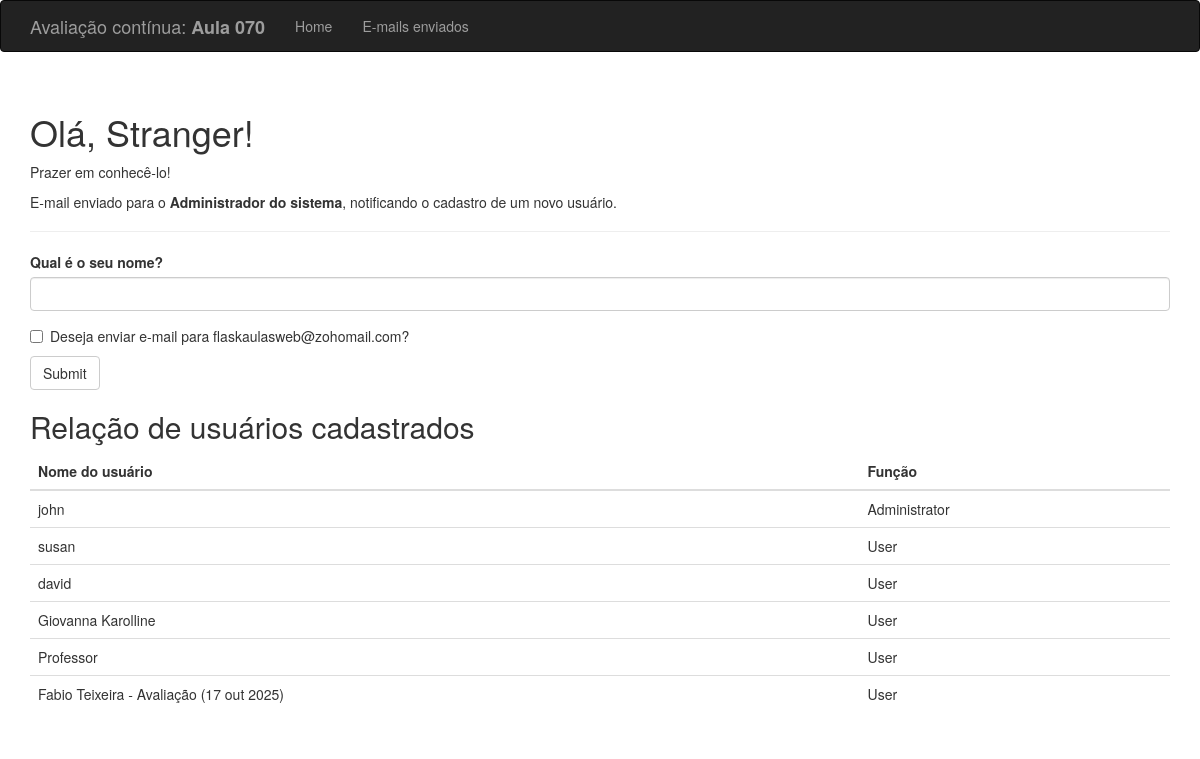
Before: / with the older database file.
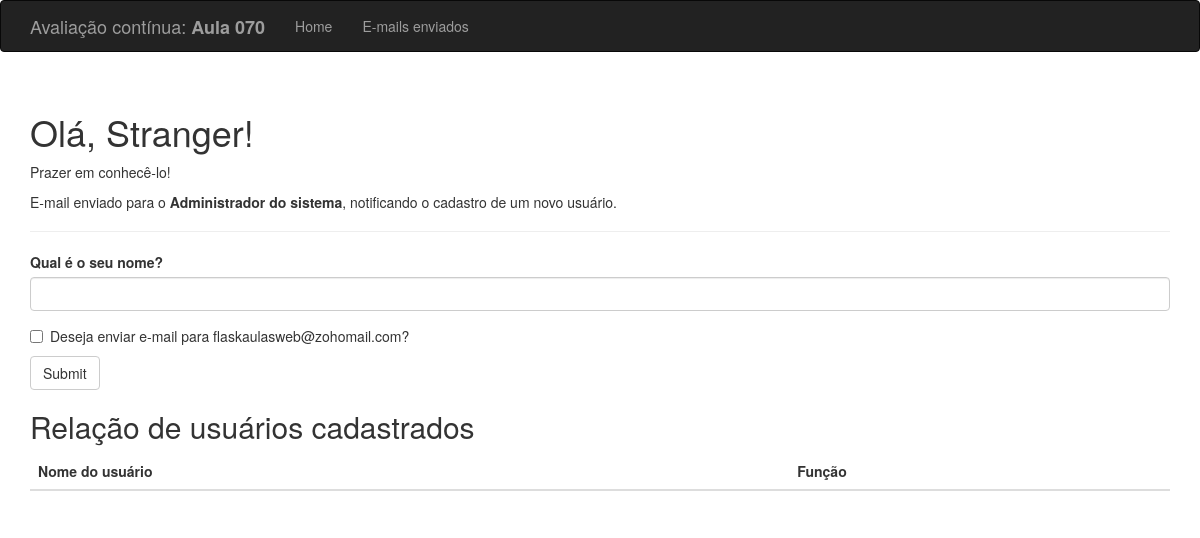
After: the same page with the newer database file.
### hello.py (models this page shows, shortened)
class User(db.Model):
    __tablename__ = 'users'
    id = db.Column(db.Integer, primary_key=True)
    username = db.Column(db.String(64), unique=True, index=True)
    role_id = db.Column(db.Integer, db.ForeignKey('roles.id'))

class Role(db.Model):
    __tablename__ = 'roles'
    id = db.Column(db.Integer, primary_key=True)
    name = db.Column(db.String(64), unique=True)
    users = db.relationship('User', backref='role', lazy='dynamic')

### hello.py (the view, shortened to what this page needs)
@app.route('/', methods=['GET', 'POST'])
def index():
    form = NameForm()
    return render_template('index.html', form=form, name=session.get('name'), known=session.get('known', False), usuarios=User.query.all(), funcoes=Role.query.all())

### hello.py
class NameForm(FlaskForm):
    name = StringField('Qual é o seu nome?', validators=[DataRequired()])
    sendEmail = BooleanField('Deseja enviar e-mail para flaskaulasweb@zohomail.com?')
    submit = SubmitField('Submit')

### templates/index.html (shortened to what this page needs)
{% extends "base.html" %}
{% import "bootstrap/wtf.html" as wtf %}
{% block page_content %}
<div class='scroll'>
    <div class="page-header">
        <h1>Olá, {% if name %}{{ name }}{% else %}Stranger{% endif %}!</h1>
        {% if not known %}
        <p>Prazer em conhecê-lo!</p>
        <p>E-mail enviado para o <b>Administrador do sistema</b>, notificando o cadastro de um novo usuário.</p>
        {% else %}
        <p>Feliz em vê-lo novamente!</p>
        {% endif %}
    </div>
    {{ wtf.quick_form(form) }}
    <h2>Relação de usuários cadastrados</h2>
        <table class='table'>
            <thead>
                <tr>
                    <th>Nome do usuário</th>
                    <th>Função</th>
                </tr>
            </thead>
            <tbody>
                {% for i in usuarios %}
                    <tr>
                        <td>{{ i.username }}</td>
                        <td>{{ i.role.name }}</td>
                    </tr>
                {% endfor %}
            </tbody>
        </table>
</div>
{% endblock %}

### templates/base.html (shortened to what this page needs)
{% extends "bootstrap/base.html" %}
{% block head %}
{{ super() }}
{% endblock %}
{% block navbar %}
<div class="navbar navbar-inverse" role="navigation">
    <div class="container">
        <div class="navbar-header">
            <a class="navbar-brand" href="/">Avaliação contínua: <b>Aula 070</b></a>
        </div>
        <div class="navbar-collapse collapse">
            <ul class="nav navbar-nav">
                <li><a href="/">Home</a></li>
                <li><a href="/emailsEnviados">E-mails enviados</a></li>
            </ul>
        </div>
    </div>
</div>
{% endblock %}
{% block content %}
<div class="container">
    {% block page_content %}{% endblock %}
</div>
{% endblock %}

Changed rows visible on the page:
removed User: username "john", role.name "Administrator"
removed User: username "susan", role.name "User"
removed User: username "david", role.name "User"
removed User: username "Giovanna Karolline", role.name "User"
removed User: username "Professor", role.name "User"
removed User: username "Fabio Teixeira - Avaliação (17 out 2025)", role.name "User"
